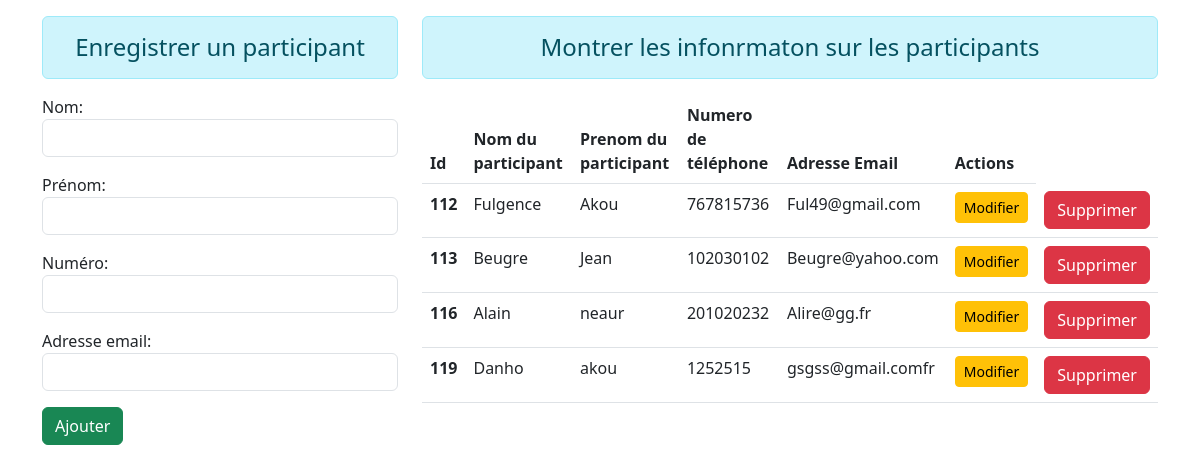
The page / on the database its author committed.
### ListePart/models.py (models this page shows)
class User(models.Model):
    nom = models.CharField(max_length=128)
    prénom = models.CharField(max_length=128)
    numéro = models.IntegerField()
    adresse_email = models.CharField(max_length=250)

### ListePart/views.py (the view)
# urls.py: path('', index, name='index'),
def index(request):
    if request.method == 'POST':
        fm = ParticipantResgistration(request.POST)
        if fm.is_valid():
            nm = fm.cleaned_data['nom']
            pnm = fm.cleaned_data['prénom']
            nme = fm.cleaned_data['numéro']
            mail = fm.cleaned_data['adresse_email']
            reg = User(nom = nm, prénom = pnm, numéro = nme, adresse_email = mail)
            reg.save()
            fm = ParticipantResgistration()
    else:
        fm = ParticipantResgistration()
    stud = User.objects.all()
    return render(request, 'store/index.html', context={'form':fm, 'stu':stud})

### ListePart/forms.py
class ParticipantResgistration(forms.ModelForm):
    class Meta:
        model = User
        fields = ['nom', 'prénom', 'numéro', 'adresse_email']
        widgets = {
            'nom': forms.TextInput(attrs={'class': 'form-control'}),
            'prénom': forms.TextInput(attrs={'class': 'form-control'}),
            'numéro': forms.NumberInput(attrs={'class': 'form-control'}),
            'adresse_email': forms.EmailInput(attrs={'class': 'form-control'}),
        }

### ListePart/templates/store/index.html (shortened to what this page needs)
{% extends 'base.html' %}
{% block content %}
<div class ="container mt-3 mb-5">
    <div class="row">
        <div class="col-sm-4">
            <h4 class="text-center alert alert alert-info">Enregistrer un participant</h4>
                <form action="" method="POST">
                 {{form.as_p}}
                    <button type="submit" class="btn btn-success">Ajouter</button>
                </form>
        </div>
            <div class="col-sm-8">
                <h4 class="text-center alert alert alert-info"> Montrer les infonrmaton sur les participants</h4>
                {% if stu %}
                <table class="table table-hover">
                    <thead>
                      <tr>
                        <th scope="col">Id</th>
                        <th scope="col">Nom du participant</th>
                        <th scope="col">Prenom du participant</th>
                        <th scope="col">Numero de téléphone</th>
                        <th scope="col">Adresse Email</th>
                        <th scope="col">Actions</th>
                      </tr>
                    </thead>
                    <tbody>
                        {% for st in stu %}
                      <tr>
                        <th scope="row">{{st.id}}</th>
                        <td>{{st.nom}}</td>
                        <td>{{st.prénom}}</td>
                        <td>{{st.numéro}}</td>
                        <td>{{st.adresse_email}}</td>
                            <td> <a href="{% url 'updatedata' st.id %}" class="btn btn-warning btn-sm">Modifier</a></td>
                            <td><form action="{% url 'deletedata' st.id %}" method="post"> {% csrf_token %}
                                <input type="submit" class="btn btn-danger" value="Supprimer">
                            </form></td>
                      </tr>
                        {% endfor %}
                    </tbody>
                  </table>
                {% else %}
                <h4 class="text-center alert alert-warning">Pas d'enregistrement</h4>
                {% endif %}
            </div>
        </div>
</div>
{% endblock %}

### templates/base.html (shortened to what this page needs)
<!doctype html>
<html lang="fr">
  <head>
    <link href="https://cdn.jsdelivr.net/npm/bootstrap@5.3.0-alpha1/dist/css/bootstrap.min.css" rel="stylesheet">
  </head>
  <body>
    {% block content %}
    {% endblock %}
  </body>
</html>

### rows shown on the page
User: id "112", nom "Fulgence", prénom "Akou", numéro "767815736", adresse_email "Ful49@gmail.com"
User: id "113", nom "Beugre", prénom "Jean", numéro "102030102", adresse_email "Beugre@yahoo.com"
User: id "116", nom "Alain", prénom "neaur", numéro "201020232", adresse_email "Alire@gg.fr"
User: id "119", nom "Danho", prénom "akou", numéro "1252515", adresse_email "gsgss@gmail.comfr"
